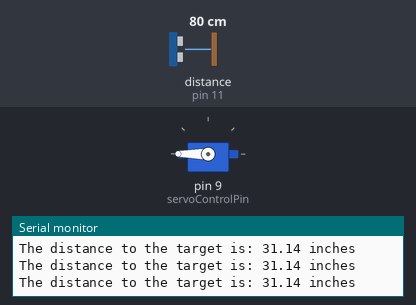
Bench run of a sketch on a simulated Arduino Uno, built with avr-gcc and run on an emulated ATmega328P. Shown: servo, the last lines printed to the serial monitor. Wiring (inferred from the names in the program): ultrasonic range finder: trigger pin 13; echo pin 11. Inputs (shaded band) come from the test bench; at power-on: distance to the obstacle (sensor on pin 11) 80 cm. The echo pulse lasts 58.3 µs per cm.

Above: at 1.2 s.
1.3 s: distance to the obstacle (sensor on pin 11) set to 2 cm
At 1.62 s:
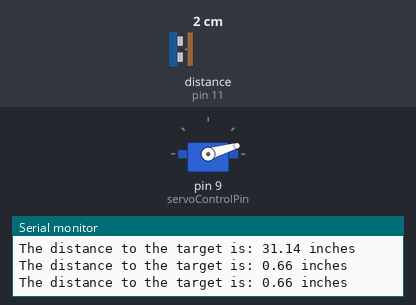
4.3 s: distance to the obstacle (sensor on pin 11) set to 299 cm
At 5.0 s:
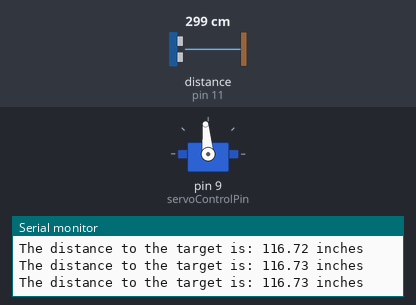
5.9 s: distance to the obstacle (sensor on pin 11) set to 4 cm
At 6.25 s:
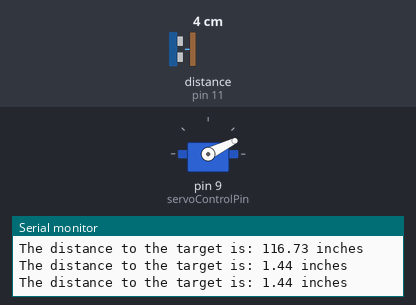
8.9 s: distance to the obstacle (sensor on pin 11) set to 9 cm
11.9 s: distance to the obstacle (sensor on pin 11) set to 250 cm
13.6 s: distance to the obstacle (sensor on pin 11) set to 35 cm
At 14.6 s:
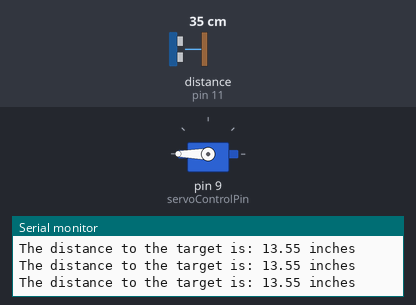
Timing chart, 0 to 16.2 s (numbered marks = the images above; inputs shaded):
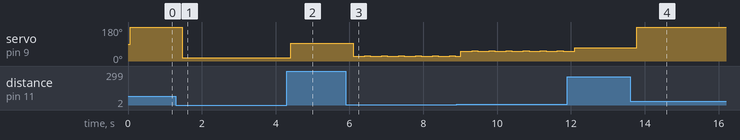

The sketch:

distanceCalculatorWithServo.ino
```cpp
#include<Servo.h>  //load the servo library

int trigPin = 13; //sensor trigger pin is connected to arduino pin13
int echoPin = 11;  //sensor echo pin is connected to arduino pin11
int servoControlPin = 9;  //servo control pin connected to arduino pin6

float pingTime; //time for ping to travel to target and return
float targetDistance; //distance from sensor to target
float speedOfSound = 761.7;  //Speed of sound in miles per hour (temp is 60 degrees F)
float servoAngle;  //variable for the angle of the servo

Servo servo; //create a servo object called servo

void setup() {
  // put your setup code here, to run once:
  Serial.begin(9600);  //turn on serial port
  pinMode(servoControlPin,OUTPUT); //servocontrolpin is an output
  pinMode(trigPin,OUTPUT); //sensor trig pin is an output
  pinMode(echoPin,INPUT); //READING the echo pin

  servo.attach(servoControlPin); //tell the arduino where the servo is connected


}

void loop() {
  // put your main code here, to run repeatedly:

  digitalWrite(trigPin,LOW);  //set trigger pin low
  delay(2); //pause to let signal settle
  digitalWrite(trigPin,HIGH);  //set trigger pin high
  delayMicroseconds(15);  //brief delay while in high state
  digitalWrite(trigPin,LOW); // bring trig pin back low

  pingTime = pulseIn(echoPin,HIGH);// measure pingTime at echoPin in microseconds
  pingTime = pingTime/1000000.; //converts pingTime to seconds
  pingTime = pingTime/3600.;  //converts pingTime to hours

  targetDistance = speedOfSound * pingTime; //calculates the distance in miles
  targetDistance = targetDistance/2; //accounts for round trip of ping to target
  targetDistance = targetDistance * 63360; //convert targetDistance to inches (63360 inches in a mile)

  Serial.print("The distance to the target is: ");
  Serial.print(targetDistance);
  Serial.println(" inches");
  delay(50);

  servoAngle = (164/12) * targetDistance + 8; // servo angle calculation you did in your notebook


 servo.write(servoAngle); // write servoAngle to the servo, servo
 delay(100); // slows the servo speed down so you dont overload the poor thing


}
```

Measured:
- after the input at 1.3 s, servo on pin 9 (servoControlPin): alternates 18° for 0.15 s and 16° for 0.31 s, starting after 0.18 s
- after the input at 5.9 s, servo on pin 9 (servoControlPin): alternates 28° for 0.15 s and 26° for 0.31 s, starting after 0.20 s
- after the input at 13.6 s, servo on pin 9 (servoControlPin): 71° → 180° after 0.18 s
